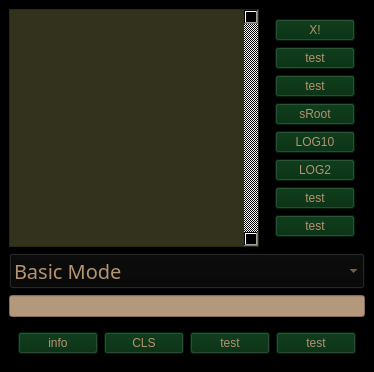
<?xml version="1.0" encoding="UTF-8"?>
<ui version="4.0">
 <class>MainWindow</class>
 <widget class="QMainWindow" name="MainWindow">
  <property name="geometry">
   <rect>
    <x>0</x>
    <y>0</y>
    <width>342</width>
    <height>342</height>
   </rect>
  </property>
  <property name="windowTitle">
   <string>MainWindow</string>
  </property>
  <property name="styleSheet">
   <string notr="true">background-color: rgb(0, 0, 0);</string>
  </property>
  <widget class="QWidget" name="centralwidget">
   <layout class="QGridLayout" name="gridLayout_2">
    <item row="0" column="0">
     <widget class="QListWidget" name="mainScreen">
      <property name="mouseTracking">
       <bool>true</bool>
      </property>
      <property name="focusPolicy">
       <enum>Qt::TabFocus</enum>
      </property>
      <property name="styleSheet">
       <string notr="true">color: rgb(180, 152, 124);
background-color: rgb(51, 51, 29);
font: 75 11pt &quot;Menlo&quot;;
selection-color: rgb(22, 22, 22);
selection-background-color: rgb(139, 56, 24);


</string>
      </property>
      <property name="frameShape">
       <enum>QFrame::StyledPanel</enum>
      </property>
      <property name="frameShadow">
       <enum>QFrame::Sunken</enum>
      </property>
      <property name="lineWidth">
       <number>1</number>
      </property>
      <property name="midLineWidth">
       <number>0</number>
      </property>
      <property name="verticalScrollBarPolicy">
       <enum>Qt::ScrollBarAlwaysOn</enum>
      </property>
      <property name="horizontalScrollBarPolicy">
       <enum>Qt::ScrollBarAlwaysOff</enum>
      </property>
      <property name="sizeAdjustPolicy">
       <enum>QAbstractScrollArea::AdjustIgnored</enum>
      </property>
      <property name="autoScroll">
       <bool>false</bool>
      </property>
      <property name="textElideMode">
       <enum>Qt::ElideMiddle</enum>
      </property>
      <property name="resizeMode">
       <enum>QListView::Adjust</enum>
      </property>
      <property name="viewMode">
       <enum>QListView::ListMode</enum>
      </property>
      <property name="selectionRectVisible">
       <bool>false</bool>
      </property>
     </widget>
    </item>
    <item row="0" column="1">
     <widget class="QStackedWidget" name="stackedWidget">
      <property name="frameShape">
       <enum>QFrame::StyledPanel</enum>
      </property>
      <property name="currentIndex">
       <number>1</number>
      </property>
      <widget class="QWidget" name="basic">
       <widget class="QPushButton" name="basEnterButt">
        <property name="geometry">
         <rect>
          <x>320</x>
          <y>0</y>
          <width>101</width>
          <height>31</height>
         </rect>
        </property>
        <property name="styleSheet">
         <string notr="true">background-color: rgb(0, 42, 12);
color: rgb(179, 147, 112);
font: 75 15pt &quot;Menlo&quot;;</string>
        </property>
        <property name="text">
         <string>ENTER</string>
        </property>
       </widget>
      </widget>
      <widget class="QWidget" name="scientific">
       <layout class="QVBoxLayout" name="verticalLayout">
        <item>
         <widget class="QPushButton" name="factorialButt">
          <property name="styleSheet">
           <string notr="true">background-color: rgb(0, 42, 12);
color: rgb(179, 147, 112);
font: 75 12pt &quot;Menlo&quot;;</string>
          </property>
          <property name="text">
           <string>X!</string>
          </property>
         </widget>
        </item>
        <item>
         <widget class="QPushButton" name="pushButton">
          <property name="styleSheet">
           <string notr="true">background-color: rgb(0, 42, 12);
color: rgb(179, 147, 112);
font: 75 12pt &quot;Menlo&quot;;</string>
          </property>
          <property name="text">
           <string>test</string>
          </property>
         </widget>
        </item>
        <item>
         <widget class="QPushButton" name="pushButton_3">
          <property name="styleSheet">
           <string notr="true">background-color: rgb(0, 42, 12);
color: rgb(179, 147, 112);
font: 75 12pt &quot;Menlo&quot;;</string>
          </property>
          <property name="text">
           <string>test</string>
          </property>
         </widget>
        </item>
        <item>
         <widget class="QPushButton" name="sqRtButt">
          <property name="styleSheet">
           <string notr="true">background-color: rgb(0, 42, 12);
color: rgb(179, 147, 112);
font: 75 12pt &quot;Menlo&quot;;</string>
          </property>
          <property name="text">
           <string>sRoot</string>
          </property>
         </widget>
        </item>
        <item>
         <widget class="QPushButton" name="log10Butt">
          <property name="styleSheet">
           <string notr="true">background-color: rgb(0, 42, 12);
color: rgb(179, 147, 112);
font: 75 12pt &quot;Menlo&quot;;</string>
          </property>
          <property name="text">
           <string>LOG10</string>
          </property>
         </widget>
        </item>
        <item>
         <widget class="QPushButton" name="log2Butt">
          <property name="styleSheet">
           <string notr="true">background-color: rgb(0, 42, 12);
color: rgb(179, 147, 112);
font: 75 12pt &quot;Menlo&quot;;</string>
          </property>
          <property name="text">
           <string>LOG2</string>
          </property>
         </widget>
        </item>
        <item>
         <widget class="QPushButton" name="pushButton_6">
          <property name="styleSheet">
           <string notr="true">background-color: rgb(0, 42, 12);
color: rgb(179, 147, 112);
font: 75 12pt &quot;Menlo&quot;;</string>
          </property>
          <property name="text">
           <string>test</string>
          </property>
         </widget>
        </item>
        <item>
         <widget class="QPushButton" name="pushButton_2">
          <property name="styleSheet">
           <string notr="true">background-color: rgb(0, 42, 12);
color: rgb(179, 147, 112);
font: 75 12pt &quot;Menlo&quot;;</string>
          </property>
          <property name="text">
           <string>test</string>
          </property>
         </widget>
        </item>
       </layout>
      </widget>
      <widget class="QWidget" name="ham">
       <layout class="QVBoxLayout" name="verticalLayout_4">
        <item>
         <widget class="QComboBox" name="cboxbits">
          <property name="styleSheet">
           <string notr="true">background-color: rgb(0, 42, 12);
color: rgb(179, 147, 112);
font: 75 12pt &quot;Menlo&quot;;</string>
          </property>
          <item>
           <property name="text">
            <string>8bit</string>
           </property>
          </item>
          <item>
           <property name="text">
            <string>16bit</string>
           </property>
          </item>
          <item>
           <property name="text">
            <string>32bit</string>
           </property>
          </item>
         </widget>
        </item>
        <item>
         <widget class="QComboBox" name="cBoxoddeven">
          <property name="styleSheet">
           <string notr="true">background-color: rgb(0, 42, 12);
color: rgb(179, 147, 112);
font: 75 12pt &quot;Menlo&quot;;</string>
          </property>
          <item>
           <property name="text">
            <string>odd</string>
           </property>
          </item>
          <item>
           <property name="text">
            <string>even</string>
           </property>
          </item>
         </widget>
        </item>
        <item>
         <widget class="QPushButton" name="hamEncode">
          <property name="styleSheet">
           <string notr="true">background-color: rgb(0, 42, 12);
color: rgb(179, 147, 112);
font: 75 12pt &quot;Menlo&quot;;</string>
          </property>
          <property name="text">
           <string>ENCODE</string>
          </property>
         </widget>
        </item>
       </layout>
      </widget>
      <widget class="QWidget" name="binaryCon"/>
     </widget>
    </item>
    <item row="1" column="0" colspan="2">
     <widget class="QComboBox" name="menu">
      <property name="font">
       <font>
        <family>Menlo</family>
        <pointsize>15</pointsize>
        <weight>9</weight>
        <italic>false</italic>
        <bold>false</bold>
       </font>
      </property>
      <property name="layoutDirection">
       <enum>Qt::LeftToRight</enum>
      </property>
      <property name="styleSheet">
       <string notr="true">color: rgb(179, 147, 112);
font: 75 15pt &quot;Menlo&quot;;
background-color: rgb(8, 8, 8);
</string>
      </property>
      <item>
       <property name="text">
        <string>Basic Mode</string>
       </property>
      </item>
      <item>
       <property name="text">
        <string>Scientific Mode</string>
       </property>
      </item>
      <item>
       <property name="text">
        <string>Hamming Code Generator</string>
       </property>
      </item>
      <item>
       <property name="text">
        <string>Hamming Code Reader</string>
       </property>
      </item>
      <item>
       <property name="text">
        <string>Dec2Binary</string>
       </property>
      </item>
      <item>
       <property name="text">
        <string>Binary2Dec</string>
       </property>
      </item>
     </widget>
    </item>
    <item row="2" column="0" colspan="2">
     <widget class="QLineEdit" name="entry">
      <property name="toolTip">
       <string>&lt;html&gt;&lt;head/&gt;&lt;body&gt;&lt;p&gt;enter equation then hit RETURN&lt;/p&gt;&lt;/body&gt;&lt;/html&gt;</string>
      </property>
      <property name="styleSheet">
       <string notr="true">color: rgb(0, 0, 0);
background-color: rgb(180, 152, 124);
font: 75 18pt &quot;Menlo&quot;;
</string>
      </property>
     </widget>
    </item>
    <item row="3" column="0" colspan="2">
     <widget class="QWidget" name="widget" native="true">
      <layout class="QGridLayout" name="gridLayout">
       <item row="0" column="0">
        <widget class="QPushButton" name="readMeButt">
         <property name="styleSheet">
          <string notr="true">background-color: rgb(0, 42, 12);
color: rgb(179, 147, 112);
font: 75 12pt &quot;Menlo&quot;;</string>
         </property>
         <property name="text">
          <string>info</string>
         </property>
        </widget>
       </item>
       <item row="0" column="1">
        <widget class="QPushButton" name="clearButt">
         <property name="styleSheet">
          <string notr="true">background-color: rgb(0, 42, 12);
color: rgb(179, 147, 112);
font: 75 12pt &quot;Menlo&quot;;</string>
         </property>
         <property name="text">
          <string>CLS</string>
         </property>
        </widget>
       </item>
       <item row="0" column="2">
        <widget class="QPushButton" name="pushButton_4">
         <property name="styleSheet">
          <string notr="true">background-color: rgb(0, 42, 12);
color: rgb(179, 147, 112);
font: 75 12pt &quot;Menlo&quot;;</string>
         </property>
         <property name="text">
          <string>test</string>
         </property>
        </widget>
       </item>
       <item row="0" column="3">
        <widget class="QPushButton" name="pushButton_5">
         <property name="styleSheet">
          <string notr="true">background-color: rgb(0, 42, 12);
color: rgb(179, 147, 112);
font: 75 12pt &quot;Menlo&quot;;</string>
         </property>
         <property name="text">
          <string>test</string>
         </property>
        </widget>
       </item>
      </layout>
     </widget>
    </item>
   </layout>
  </widget>
 </widget>
 <resources/>
 <connections/>
</ui>
